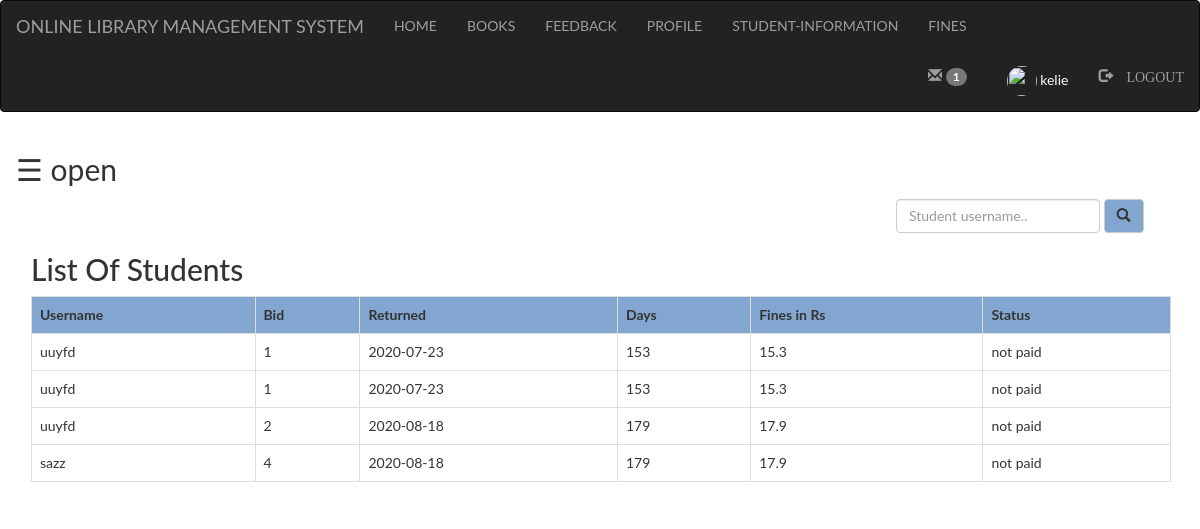
The app's page /admin/fine.php (signed in) with its own data.
### tables this page shows
CREATE TABLE `fine` (
  `username` varchar(100) NOT NULL,
  `bid` int(100) NOT NULL,
  `returned` varchar(100) NOT NULL,
  `day` int(50) NOT NULL,
  `fine` double NOT NULL,
  `status` varchar(100) NOT NULL
);

### admin/fine.php (the view, shortened to what this page needs)
<?php
	include "connection.php";
	include "navbar.php";
?>
<!DOCTYPE html>
<html>
<head>
</head>
<body>
<div id="main">
  <span style="font-size:30px;cursor:pointer" onclick="openNav()">&#9776; open</span>
<div class="container">
	<div class="srch">
		<form class="navbar-form" method="post" name="form1">
				<input class="form-control" type="text" name="search" placeholder="Student username.." required="">
				<button style="background-color: #82a6d0; " type="submit" name="submit" class="btn btn-default">
					<span class="glyphicon glyphicon-search"></span>
				</button>
		</form>
	</div>
	<h2>List Of Students</h2>
	<?php
		if(isset($_POST['submit']))
		{
			$q=mysqli_query($db,"SELECT * FROM `fine` where username like'%$_POST[search]%' ");
			if (mysqli_num_rows($q)==0)
			 {
			 	echo "Sorry! No student found with that username. Try searching again.";
			 }
			 else
			 {
				echo "<table class='table table-bordered table-hover'>";
				echo "<tr style='background-color: #82a6d0;'>";
					echo "<th>"; echo "Username";	echo "</th>";
					echo "<th>"; echo "Bid";	echo "</th>";
					echo "<th>"; echo "Returned";	echo "</th>";
					echo "<th>"; echo "Days";	echo "</th>";
					echo "<th>"; echo "Fines in Rs";	echo "</th>";
					echo "<th>"; echo "Status";	echo "</th>";
				echo "</tr>";
				while($row=mysqli_fetch_assoc($q))
				{
					echo "<tr>";
					echo "<td>"; echo $row['username']; echo "</td>";
					echo "<td>"; echo $row['bid']; echo "</td>";
					echo "<td>"; echo $row['returned']; echo "</td>";
					echo "<td>"; echo $row['day']; echo "</td>";
					echo "<td>"; echo $row['fine']; echo "</td>";
					echo "<td>"; echo $row['status']; echo "</td>";
					echo "</tr>";
				}
				echo "</table>";
			 }
		}
			else
			{
				$res=mysqli_query($db,"SELECT * FROM `fine` ;");
				echo "<table class='table table-bordered table-hover'>";
				echo "<tr style='background-color: #82a6d0;'>";
					echo "<th>"; echo "Username";	echo "</th>";
					echo "<th>"; echo "Bid";	echo "</th>";
					echo "<th>"; echo "Returned";	echo "</th>";
					echo "<th>"; echo "Days";	echo "</th>";
					echo "<th>"; echo "Fines in Rs";	echo "</th>";
					echo "<th>"; echo "Status";	echo "</th>";
				echo "</tr>";
				while($row=mysqli_fetch_assoc($res))
				{
					echo "<tr>";
					echo "<td>"; echo $row['username']; echo "</td>";
					echo "<td>"; echo $row['bid']; echo "</td>";
					echo "<td>"; echo $row['returned']; echo "</td>";
					echo "<td>"; echo $row['day']; echo "</td>";
					echo "<td>"; echo $row['fine']; echo "</td>";
					echo "<td>"; echo $row['status']; echo "</td>";
					echo "</tr>";
				}
				echo "</table>";
			}
	?>
	</div>
</body>
</html>

### admin/style.css (style rules this page uses)
html, body, div, span, object, iframe, h1, h2, h3, h4, h5, h6, p, blockquote, pre, abbr, address, cite, code, del, dfn, em, img, ins, kbd, q, samp, small, strong, sub, sup, var, b, i, dl, dt, dd, ol, ul, li, fieldset, form, label, legend, table, caption, tbody, tfoot, thead, tr, th, td, article, aside, canvas, details, figcaption, figure, footer, header, hgroup, menu, nav, section, summary, time, mark, audio, video { margin:0; padding:0; border:0; outline:0; font-size:100%; vertical-align:baseline; background:transparent; }
body { line-height:1; }
table { border-collapse:collapse; border-spacing:0; }
input, select { vertical-align:middle; }
input { height: 30px; width: 300px; }

### admin/fine.php (style rules this page uses)
.srch { padding-left: 850px; }
body { font-family: "Lato", sans-serif; transition: background-color .5s; }
#main { transition: margin-left .5s; padding: 16px; }

### records on screen
fine: username "uuyfd", bid "1", returned "2020-07-23", day "153", fine "15.3", status "not paid"
fine: username "uuyfd", bid "1", returned "2020-07-23", day "153", fine "15.3", status "not paid"
fine: username "uuyfd", bid "2", returned "2020-08-18", day "179", fine "17.9", status "not paid"
fine: username "sazz", bid "4", returned "2020-08-18", day "179", fine "17.9", status "not paid"

### other values on screen
$c['total'] "1"
$_SESSION['login_user'] "kelie"
